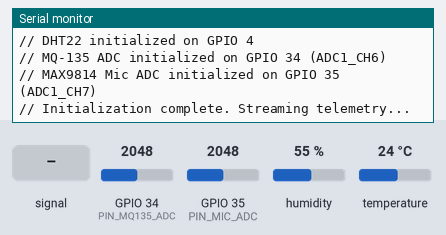
Recording of a sketch running on a simulated ESP32. Parts: the last lines printed to the serial monitor. The test bench sets the inputs (shaded band); at power-on: humidity 55 %, GPIO 34 (PIN_MQ135_ADC) = 2048, GPIO 35 (PIN_MIC_ADC) = 2048, temperature 24 °C (analog values on the 0–4095 scale).

Above: at 1.7 s.
1.8 s: GPIO 35 (PIN_MIC_ADC) fed a 200 Hz sine of ±327 counts around its level
At 3.9 s:
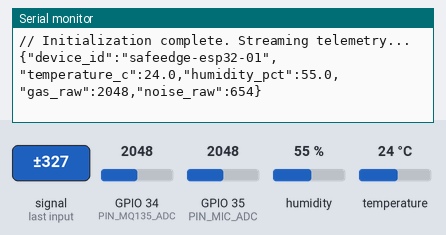
6.0 s: humidity set to 22 %
At 6.9 s:
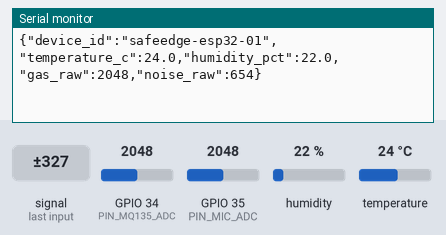
7.5 s: GPIO 34 (PIN_MQ135_ADC) set to 2866
At 8.9 s:
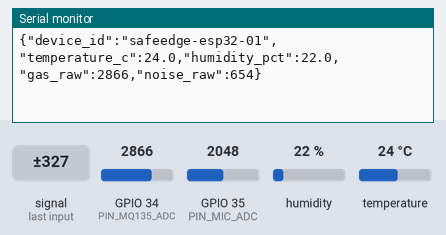
9.0 s: GPIO 35 (PIN_MIC_ADC) set to 2866
10.5 s: temperature set to 12 °C
At 11.2 s:
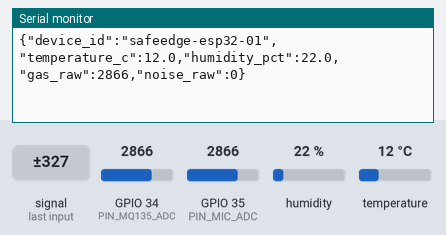
12.0 s: GPIO 35 (PIN_MIC_ADC) fed a 1000 Hz sine of ±1023 counts around its level
At 13.8 s:
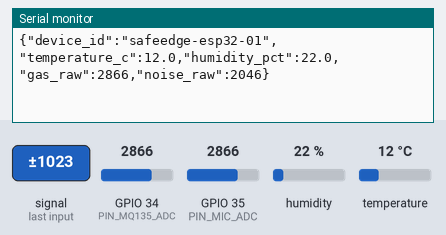
Timing chart, 0 to 14.5 s (numbered marks = the images above; inputs shaded):
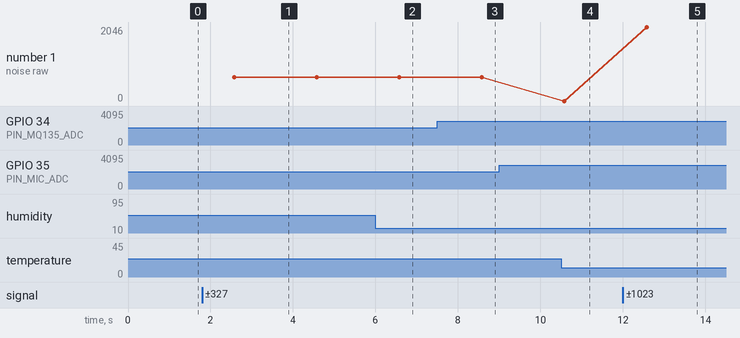

Measured:
- after the input at 1.8 s, the serial monitor: prints a new line after 0.78 s (image 1)
- after the input at 6.0 s, the serial monitor: prints a new line after 0.58 s (image 2)
- after the input at 7.5 s, the serial monitor: prints a new line after 1.1 s (image 3)
- after the input at 10.5 s, the serial monitor: prints a new line after 0.08 s (image 4)
- after the input at 12.0 s, the serial monitor: prints a new line after 0.58 s (image 5)
- plotted number 1: 0 → 2046 after the input at 12.0 s

The sketch:

esp32_sensor_node.ino
```cpp
/**
 * SafeEdge HazardGuard - ESP32 Physical Sensor Firmware.
 * Phase 4: Environmental & Hazardous Gas Telemetry Node (4 Parameters).
 *
 * Hardware Sensors Integrated:
 * 1. DHT22: Temperature (°C) & Relative Humidity (%)
 * 2. MQ-135: Hazardous Air Quality Sensor (Raw ADC counts, uncalibrated)
 * 3. MAX9814: Microphone Amplifier Module (Peak-to-peak audio ADC counts, uncalibrated)
 *
 * Output: One newline-delimited JSON line every 2 seconds via USB Serial @ 115200 baud.
 * Format:
 * {"device_id":"safeedge-esp32-01","temperature_c":31.5,"humidity_pct":64.0,"gas_raw":1250,"noise_raw":1850}
 *
 * Safety & Regulatory Disclaimer:
 * This prototype firmware is for testing, demonstration, and preliminary prototyping.
 * Raw MQ-135 and microphone readings are uncalibrated and must NOT be used as
 * certified workplace safety measurements for OSHA, NIOSH, or statutory compliance.
 */

#include <Arduino.h>
#include <DHT.h>
#include "config.h"

// ============================================================================
// Sensor Driver Instances
// ============================================================================

// DHT22 (AM2302) on PIN_DHT
#define DHTTYPE DHT22
DHT dht(PIN_DHT, DHTTYPE);

// Timing Tracker
uint32_t last_telemetry_time = 0;

// ============================================================================
// Helper: Sample MQ-135 Gas Analog Sensor (ADC1)
// ============================================================================
uint16_t sample_mq135_raw() {
    uint32_t sum = 0;
    for (int i = 0; i < ADC_SAMPLES_COUNT; i++) {
        sum += analogRead(PIN_MQ135_ADC);
        delayMicroseconds(200);
    }
    return (uint16_t)(sum / ADC_SAMPLES_COUNT);
}

// ============================================================================
// Helper: Sample MAX9814 Microphone Peak-to-Peak Window (ADC1)
// ============================================================================
uint16_t sample_max9814_peak_to_peak() {
    uint32_t start_ms = millis();
    uint16_t min_val = ADC_MAX_COUNTS;
    uint16_t max_val = 0;

    // Sample audio waveform over a 50 ms window to capture acoustic amplitude
    while (millis() - start_ms < MIC_SAMPLE_WINDOW_MS) {
        uint16_t sample = analogRead(PIN_MIC_ADC);
        if (sample < min_val) min_val = sample;
        if (sample > max_val) max_val = sample;
    }

    if (max_val >= min_val) {
        return (max_val - min_val);
    }
    return 0;
}

// ============================================================================
// Setup
// ============================================================================
void setup() {
    // 1. Initialize USB Serial Link for telemetry output
    Serial.begin(SERIAL_BAUD_RATE);
    delay(500);

    // Initial diagnostic banner (prefixed with '//' so JSON receivers ignore safely)
    Serial.println("// SafeEdge HazardGuard ESP32 Sensor Node Initializing...");
    Serial.print("// Device ID: ");
    Serial.println(DEVICE_ID);
    Serial.print("// Telemetry Baud Rate: ");
    Serial.println(SERIAL_BAUD_RATE);

    // 2. Configure ESP32 ADC (12-bit, 0 - 3.3V full scale)
    analogReadResolution(ADC_RESOLUTION_BITS);
    analogSetAttenuation(ADC_11db);

    // 3. Initialize DHT22
    dht.begin();
    Serial.println("// DHT22 initialized on GPIO 4");

    // 4. Pin Mode Configurations
    pinMode(PIN_MQ135_ADC, INPUT);
    pinMode(PIN_MIC_ADC, INPUT);

    Serial.println("// MQ-135 ADC initialized on GPIO 34 (ADC1_CH6)");
    Serial.println("// MAX9814 Mic ADC initialized on GPIO 35 (ADC1_CH7)");
    Serial.println("// Initialization complete. Streaming telemetry...");

    last_telemetry_time = millis();
}

// ============================================================================
// Main Loop
// ============================================================================
void loop() {
    // Check if the 2-second telemetry interval has elapsed
    uint32_t now = millis();
    if (now - last_telemetry_time >= TELEMETRY_INTERVAL_MS) {
        last_telemetry_time = now;

        // --- Read DHT22 ---
        float temp_c = dht.readTemperature();
        float hum_pct = dht.readHumidity();
        bool dht_valid = (!isnan(temp_c) && !isnan(hum_pct) &&
                          temp_c >= -40.0f && temp_c <= 85.0f &&
                          hum_pct >= 0.0f && hum_pct <= 100.0f);

        // --- Read MQ-135 (Raw ADC count) ---
        uint16_t gas_raw = sample_mq135_raw();
        bool gas_valid = (gas_raw <= ADC_MAX_COUNTS);

        // --- Read MAX9814 (Peak-to-Peak Audio ADC count) ---
        uint16_t noise_raw = sample_max9814_peak_to_peak();
        bool noise_valid = (noise_raw <= ADC_MAX_COUNTS);

        // ====================================================================
        // Construct Single-Line JSON Telemetry String
        // Format:
        // {"device_id":"safeedge-esp32-01","temperature_c":31.5,"humidity_pct":64.0,"gas_raw":1250,"noise_raw":1850}
        //
        // Note: Failed / disconnected sensors are represented as null
        // ====================================================================

        char json_buffer[256];
        char temp_str[16];
        char hum_str[16];
        char gas_str[16];
        char noise_str[16];

        // Format Temperature
        if (dht_valid) {
            snprintf(temp_str, sizeof(temp_str), "%.1f", temp_c);
        } else {
            snprintf(temp_str, sizeof(temp_str), "null");
        }

        // Format Humidity
        if (dht_valid) {
            snprintf(hum_str, sizeof(hum_str), "%.1f", hum_pct);
        } else {
            snprintf(hum_str, sizeof(hum_str), "null");
        }

        // Format Gas (Raw MQ-135 ADC)
        if (gas_valid) {
            snprintf(gas_str, sizeof(gas_str), "%u", gas_raw);
        } else {
            snprintf(gas_str, sizeof(gas_str), "null");
        }

        // Format Noise (Raw Microphone Peak-to-Peak ADC)
        if (noise_valid) {
            snprintf(noise_str, sizeof(noise_str), "%u", noise_raw);
        } else {
            snprintf(noise_str, sizeof(noise_str), "null");
        }

        // Assemble full JSON payload
        snprintf(json_buffer, sizeof(json_buffer),
            "{\"device_id\":\"%s\",\"temperature_c\":%s,\"humidity_pct\":%s,\"gas_raw\":%s,\"noise_raw\":%s}",
            DEVICE_ID,
            temp_str,
            hum_str,
            gas_str,
            noise_str
        );

        // Transmit JSON line followed by newline
        Serial.println(json_buffer);
        Serial.flush();
    }
}
```

config.h
```cpp
#pragma once
/**
 * SafeEdge HazardGuard - ESP32 Sensor Node Hardware Configuration.
 * Phase 4: Environmental & Hazardous Gas Telemetry Node (4 Parameters).
 *
 * Target Board: ESP32 Dev Module / ESP32-WROOM-32 / NodeMCU-32S
 * Communication: USB Serial @ 115200 baud
 * Logic Levels: 3.3V (All GPIO and ADC pins are 3.3V max)
 * Supported Sensors:
 *   1. DHT22 (Temperature & Humidity)
 *   2. MQ-135 (Raw Hazardous Air Quality / Gas ADC)
 *   3. MAX9814 (Raw Microphone Peak-to-Peak ADC)
 */

#ifndef SAFEEDGE_CONFIG_H
#define SAFEEDGE_CONFIG_H

// ============================================================================
// 1. Device Identification & Telemetry Settings
// ============================================================================
#define DEVICE_ID               "safeedge-esp32-01"
#define SERIAL_BAUD_RATE        115200
#define TELEMETRY_INTERVAL_MS   2000    // 2-second transmission cadence (0.5 Hz)

// ============================================================================
// 2. Pin Assignments (Provisional for ESP32-WROOM-32 30/38-pin DevKit)
// ============================================================================

// --- DHT22 Temperature & Humidity Sensor ---
// Requires 10k pull-up resistor from DATA to 3.3V (often built into module).
// Safe GPIO: GPIO 4 (Supports digital I/O, no boot strapping conflicts).
#define PIN_DHT                 4

// --- MQ-135 Hazardous Air Quality / Gas Sensor ---
// Heater requires 5.0V VCC (draws ~150 mA).
// IMPORTANT: Analog Output (AO) can reach 5.0V!
// A 2:1 or 10k/20k voltage divider MUST be used between AO and ESP32 pin:
//   MQ-135 AO ---> [ 10k Resistor ] ---> ESP32 GPIO 34
//                                   |
//                             [ 20k Resistor ]
//                                   |
//                                  GND
// Safe Pin: GPIO 34 (ADC1_CH6, input-only, safe when Wi-Fi/BT is active).
#define PIN_MQ135_ADC           34

// --- MAX9814 Microphone Amplifier Module ---
// Powered from 3.3V rail. Output centered at ~1.25V with audio swing 0-3.3V.
// Safe Pin: GPIO 35 (ADC1_CH7, input-only, safe when Wi-Fi/BT is active).
#define PIN_MIC_ADC             35

// ============================================================================
// 3. Sensor Acquisition & Sampling Constants
// ============================================================================

// ADC Configuration (ESP32 12-bit ADC: 0 to 4095 counts)
#define ADC_RESOLUTION_BITS     12
#define ADC_MAX_COUNTS          4095
#define ADC_SAMPLES_COUNT       16      // Oversampling average for analog pins

// MAX9814 Peak-to-Peak Window
#define MIC_SAMPLE_WINDOW_MS    50      // 50 ms window for peak audio amplitude

#endif // SAFEEDGE_CONFIG_H
```
